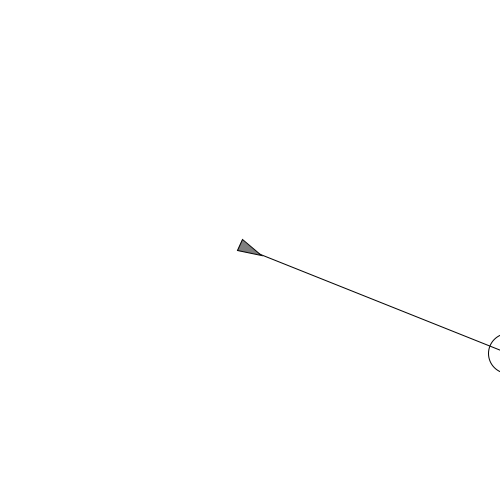
Frame 1 (no input)
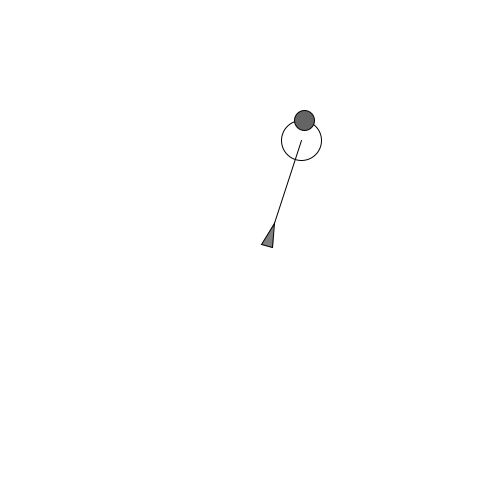
Frame 60 (the mouse pressed at the canvas centre just before this capture)
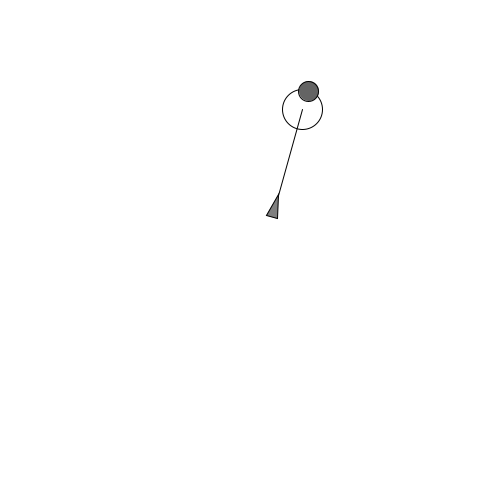
Frame 120 (the mouse held since frame 60 and released just before this capture)

The Processing sketch that drew these frames (run headless with seeded random() and noise(); from frame 60 on, the mouse is pressed at the canvas centre):

// Processing sketch: wander
// ── wander.pde
PVector loc;
PVector vel;
PVector acl;

float max_speed;
float max_force;

void setup() {
  ellipseMode(RADIUS);
  
  size(500, 500);
  loc = new PVector(width/2, height/2);
  vel = new PVector(random(2), random(2));
  acl = new PVector(0, 0);
 
  max_speed = .5;
  max_force = 2;
}

void draw() {
  background(255);

  newton(wander());

  vel.add(acl);
  vel.limit(max_speed);
  loc.add(vel);
  acl.mult(0);

  disp();
}


void newton(PVector force) {
  force.limit(max_force);
  acl = force;
}


PVector seek(PVector target) {
  PVector des = PVector.sub(target, loc);
  des.normalize();
  des.limit(max_speed);
  des.sub(vel);
  return des;
}

PVector wander() {
  float radius = 20;
  float dis = 200;
  float angleX = 1;
  float angle = vel.heading() + random(-angleX, angleX); 
  
  PVector point = vel.get();
  point.mult(dis);
  point.add(loc);
  
  PVector target = new PVector(radius*cos(angle), radius*sin(angle));
  target.add(point);
  
  
  line(loc.x, loc.y, point.x, point.y);
  noFill();
  ellipse(point.x, point.y, radius, radius);
  fill(100);
  ellipse(target.x, target.y, 10, 10);
  
  return seek(target);
}

void disp() {
  float r = 6;
  float theta = vel.heading() + PI/2;
  fill(127);
  stroke(0);
  strokeWeight(1);
  pushMatrix();
  translate(loc.x, loc.y);
  rotate(theta);
  beginShape();
  vertex(0, -r*2);
  vertex(-r, r*2);
  vertex(r, r*2);
  endShape(CLOSE);
  popMatrix();
}
